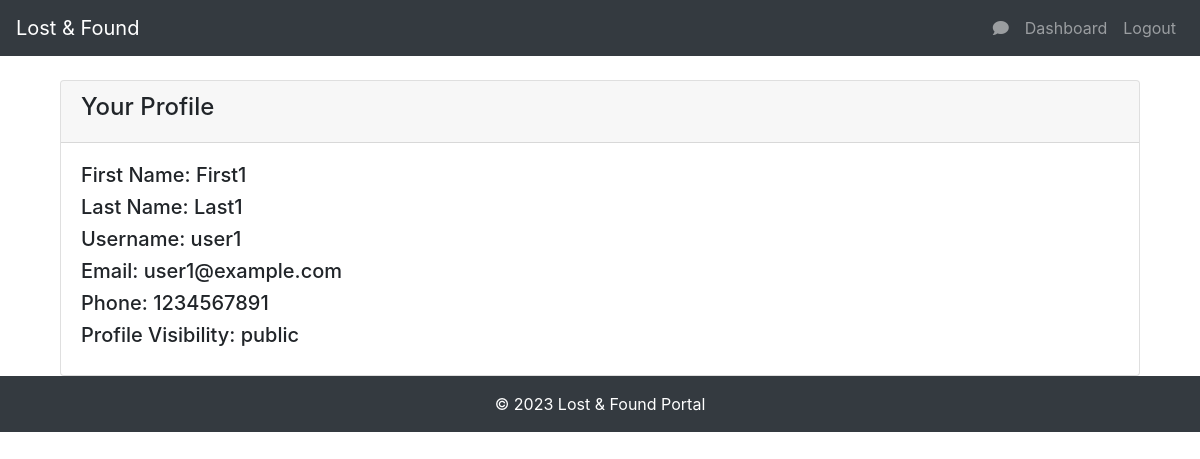
The app's page /profile (signed in) with its own data.
### models.py (models this page shows, shortened)
class User(UserMixin, db.Model):
    id = db.Column(db.Integer, primary_key=True)
    first_name = db.Column(db.String(80), unique=False, nullable=False)
    last_name = db.Column(db.String(80), unique=False, nullable=False)
    username = db.Column(db.String(80), unique=True, nullable=False)
    created_at = db.Column(db.DateTime, default=datetime.utcnow)
    email = db.Column(db.String(120), unique=True, nullable=False, index=True, info={'unique_constraint': 'uq_email'})
    phone = db.Column(db.String(20), unique=True, nullable=False)
    password = db.Column(db.String(128), nullable=False)
    is_admin = db.Column(db.Boolean, default=False)
    last_login = db.Column(db.DateTime, nullable=True)
    email_verified = db.Column(db.Boolean, nullable=False, default=False)
    items = db.relationship('Item', backref='reporter', lazy=True)
    profile_visibility = db.Column(db.String(50), default='public', nullable=False)
    sent_messages = db.relationship('Message', foreign_keys='Message.sender_id', backref='sender', lazy='dynamic')
    received_messages = db.relationship('Message', foreign_keys='Message.receiver_id', backref='receiver',
                                        lazy='dynamic')
    claims = db.relationship('Claim', back_populates='user')
    PROFILE_VISIBILITY_CHOICES = ['public', 'private']

### app.py (the view)
@app.route('/profile')
@login_required
def profile():
    return render_template('profile.html')

### app.py (called while the page is built)
@app.before_request
def make_session_permanent():
    session.permanent = True
    app.permanent_session_lifetime = timedelta(minutes=15)
    session.modified = True

@login_manager.user_loader
def load_user(user_id):
    return User.query.get(int(user_id))

@app.before_request
def before_request():
    if current_user.is_authenticated:
        g.unread_messages_count = Message.query.filter_by(receiver_id=current_user.id, is_read=False).count()
    else:
        g.unread_messages_count = 0

@app.context_processor
def inject_unread_messages_count():
    if current_user.is_authenticated:
        unread_messages_count = Message.query.filter_by(receiver_id=current_user.id, is_read=False).count()
    else:
        unread_messages_count = 0
    return dict(unread_messages_count=unread_messages_count)

### templates/profile.html
{% extends "base.html" %}
{% block content %}
<div class="container mt-4">
    <div class="card">
        <div class="card-header">
            <h4>Your Profile</h4>
        </div>
        <div class="card-body">
            <h5>First Name: {{ current_user.first_name }}</h5>
            <h5>Last Name: {{ current_user.last_name }}</h5>
            <h5>Username: {{ current_user.username }}</h5>
            <h5>Email: {{ current_user.email }}</h5>
            <h5>Phone: {{ current_user.phone }}</h5>
            <h5>Profile Visibility: {{ current_user.profile_visibility }}</h5>
        </div>
    </div>
</div>
{% endblock %}

### records on screen
User: first_name "First1", last_name "Last1", username "user1", email "user1@example.com", phone "1234567891", profile_visibility "public"
